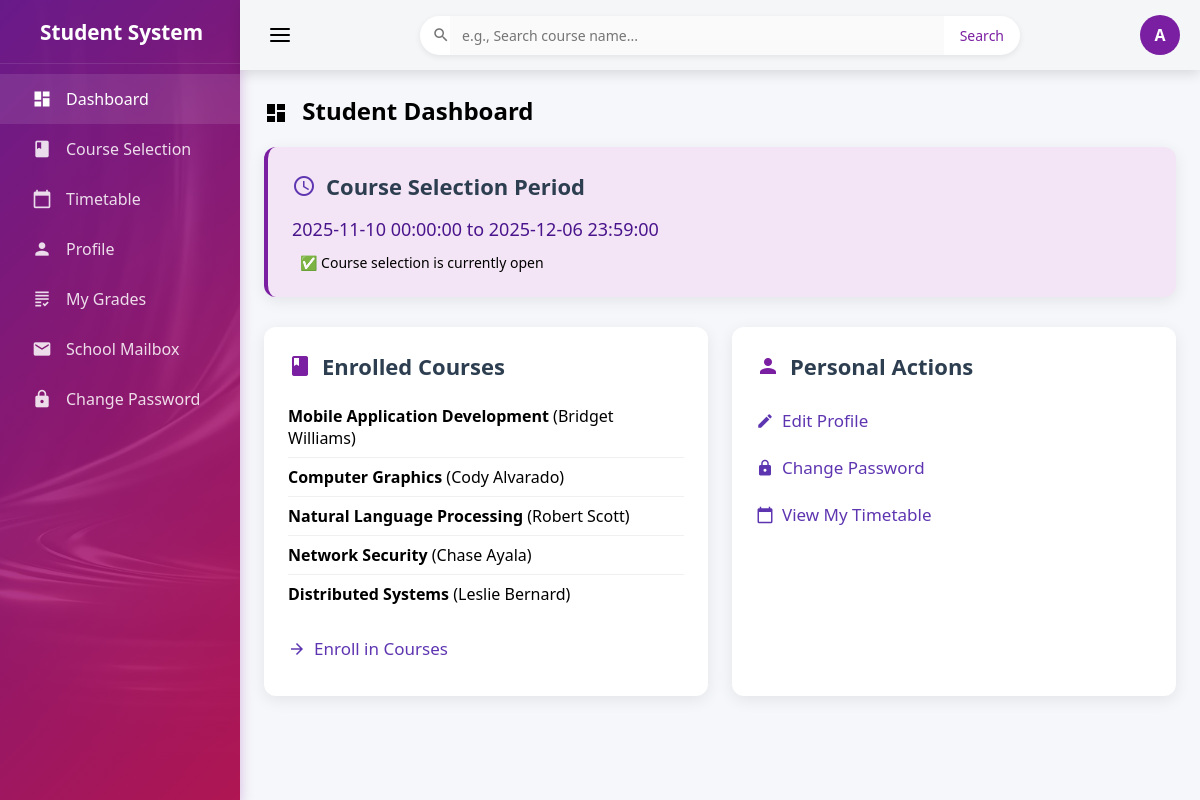
The app's page /dashboard (signed in) with its own data.
### tables this page shows
CREATE TABLE "offered_course" (
	"offered_id"	INTEGER,
	"course_id"	VARCHAR(20),
	"teacher_id"	VARCHAR(20),
	"semester_id"	VARCHAR(20),
	"classroom"	VARCHAR(50),
	"time_slot"	VARCHAR(50),
	"capacity"	INT,
	"current_count"	INT DEFAULT 0,
	UNIQUE("course_id","teacher_id","semester_id"),
	PRIMARY KEY("offered_id" AUTOINCREMENT),
	FOREIGN KEY("course_id") REFERENCES "course"("course_id"),
	FOREIGN KEY("semester_id") REFERENCES "semester"("semester_id"),
	FOREIGN KEY("teacher_id") REFERENCES "teacher"("teacher_id")
);

CREATE TABLE "course" (
	"course_id"	VARCHAR(20),
	"course_name"	VARCHAR(100) NOT NULL,
	"credits"	INT,
	"hours"	INT,
	"college_id"	VARCHAR(20),
	"target_grade"	INTEGER CHECK("target_grade" IN (1, 2, 3)),
	PRIMARY KEY("course_id"),
	UNIQUE("course_name"),
	FOREIGN KEY("college_id") REFERENCES "college"("college_id")
);

CREATE TABLE "teacher" (
	"teacher_id"	VARCHAR(20),
	"name"	VARCHAR(50) NOT NULL,
	"gender"	CHAR(1),
	"birth_date"	DATE,
	"salary"	DECIMAL(10, 2),
	"title"	VARCHAR(20),
	"college_id"	VARCHAR(20),
	"id_card"	CHAR(18) NOT NULL UNIQUE,
	PRIMARY KEY("teacher_id"),
	FOREIGN KEY("college_id") REFERENCES "college"("college_id")
);

### app/main.py (the view, shortened to what this page needs)
@main_bp.route('/dashboard')
def dashboard():
    if 'username' not in session:
        return redirect(url_for('auth.login'))
    role = session.get('role', 'student')
    username = session['username']
    conn = get_db_connection()
    if role == 'admin':
        stats = conn.execute("""
            SELECT
                (SELECT COUNT(*) FROM student) AS student_count,
                (SELECT COUNT(*) FROM teacher) AS teacher_count,
                (SELECT COUNT(*) FROM course) AS course_count
        """).fetchone()
        current_semester = conn.execute(
            "SELECT semester_name FROM semester WHERE is_current = 1"
        ).fetchone()
        return render_template('admin/dashboard_admin.html',
                               username=username,
                               stats=stats,
                               current_semester=current_semester)
    else:  # student
        student_id = conn.execute(
            "SELECT user_id FROM account WHERE username = ?", (username,)
        ).fetchone()['user_id']
        enrollments = conn.execute("""
                SELECT
                    c.course_name,
                    t.name AS teacher_name,
                    e.regular_score,
                    e.exam_score,
                    e.total_score,
                    oc.offered_id,
                    oc.time_slot,
                    oc.classroom

                FROM enrollment e
                JOIN offered_course oc ON e.offered_id = oc.offered_id
                JOIN course c ON oc.course_id = c.course_id
                JOIN teacher t ON oc.teacher_id = t.teacher_id
                JOIN semester s ON oc.semester_id = s.semester_id
                WHERE e.student_id = ? AND s.is_current = 1
            """, (student_id,)).fetchall()
        selection_window = conn.execute("""
            SELECT
                strftime('%Y-%m-%d %H:%M:%S', selection_start) AS start_fmt,
                strftime('%Y-%m-%d %H:%M:%S', selection_end) AS end_fmt
            FROM semester
            WHERE is_current = 1
        """).fetchone()
        now_str = datetime.now().strftime('%Y-%m-%d %H:%M:%S')
        courses_by_day = {}
        weekday_map = {
            '周一': 0,
            '周二': 1,
            '周三': 2,
            '周四': 3,
            '周五': 4,
            '周六': 5,
            '周日': 6
        }
        for row in enrollments:
            slot = row['time_slot']
            if not slot:
                continue
            for day_str, day_index in weekday_map.items():
                if day_str in slot:
                    if day_index not in courses_by_day:
                        courses_by_day[day_index] = []
                    courses_by_day[day_index].append(row)
                    break
        return render_template('student/dashboard_student.html',
                               username=username,
                               enrollments=enrollments,
                               courses_by_day=courses_by_day,
                               selection_window=selection_window,
                               now_str=now_str)

### app/db.py (called while the page is built)
def get_db_connection():
    if 'db' not in g:
        g.db = sqlite3.connect(
            DATABASE,
            timeout=20.0,
            check_same_thread=False
        )
        g.db.row_factory = sqlite3.Row
        g.db.execute('PRAGMA foreign_keys = ON;')
    return g.db

### templates/student/dashboard_student.html (shortened to what this page needs)
{% extends "student/student_base.html" %}
{% block content %}
<h2>
    <i class="material-icons" style="vertical-align: middle; margin-right: 8px; font-size: 24px;">dashboard</i>
    Student Dashboard
</h2>
{% if selection_window and selection_window.start_fmt and selection_window.end_fmt %}
<div class="card selection-time-card">
    <h3><i class="material-icons">schedule</i> Course Selection Period</h3>
    <p class="selection-time-text">
        {{ selection_window.start_fmt }} to {{ selection_window.end_fmt }}
    </p>
    {% if selection_window.start_fmt <= now_str <= selection_window.end_fmt %}
        <span class="badge bg-success" style="font-size: 14px; padding: 4px 8px;">
            ✅ Course selection is currently open
        </span>
    {% else %}
        <span class="badge bg-secondary" style="font-size: 14px; padding: 4px 8px;">
            🕒 Outside course selection period
        </span>
    {% endif %}
</div>
{% endif %}
<div class="dashboard-grid">
    <div class="card">
        <h3><i class="material-icons">book</i> Enrolled Courses</h3>
        {% if enrollments %}
            <ul class="enrollment-list">
            {% for e in enrollments %}
                <li>
                    <strong>{{ e.course_name }}</strong> ({{ e.teacher_name }})
                </li>
            {% endfor %}
            </ul>
        {% else %}
            <p class="empty-warning">
                <i class="material-icons">warning</i>
                You have not enrolled in any courses yet.
            </p>
        {% endif %}
        <a href="{{ url_for('course.select_course') }}" class="btn-link">
            <i class="material-icons">arrow_forward</i>
            Enroll in Courses
        </a>
    </div>
    <div class="card">
        <h3><i class="material-icons">person</i> Personal Actions</h3>
        <p>
            <a href="{{ url_for('student.edit_profile') }}" class="btn-link">
                <i class="material-icons">edit</i>
                Edit Profile
            </a>
        </p>
        <p>
            <a href="{{ url_for('auth.change_password') }}" class="btn-link">
                <i class="material-icons">lock</i>
                Change Password
            </a>
        </p>
        <p>
            <a href="{{ url_for('student.timetable') }}" class="btn-link">
                <i class="material-icons">calendar_today</i>
                View My Timetable
            </a>
        </p>
    </div>
</div>
{% endblock %}

### templates/student/dashboard_student.html (style rules this page uses)
.dashboard-grid { display: grid; grid-template-columns: 1fr 1fr; gap: 24px; margin-top: 16px; }
.card { background: white; border-radius: 12px; box-shadow: 0 4px 16px rgba(0,0,0,0.08); padding: 24px; transition: transform 0.2s ease, box-shadow 0.2s ease; }
.card h3 { margin-top: 0; color: #2c3e50; font-size: 22px; display: flex; align-items: center; gap: 10px; margin-bottom: 16px; font-weight: 600; }
.card h3 i.material-icons { font-size: 24px; color: #7b1fa2; }
.btn-link { color: #5e35b1; text-decoration: none; font-weight: 500; font-size: 17px; display: inline-flex; align-items: center; gap: 8px; margin: 6px 0; padding: 6px 0; transition: color 0.2s; }
.btn-link i.material-icons { font-size: 18px; }
.enrollment-list { list-style: none; padding: 0; margin: 12px 0; }
.enrollment-list li { padding: 8px 0; border-bottom: 1px solid #f0f0f0; font-size: 16px; }
.enrollment-list li:last-child { border-bottom: none; }
.selection-time-card { background: #f3e5f5; border-left: 4px solid #7b1fa2; margin-top: 20px; margin-bottom: 30px; }
.selection-time-card h3 i.material-icons { color: #5e35b1; }
.selection-time-text { font-size: 18px; color: #4a148c; font-weight: 500; margin: 10px 0; }

### records on screen
offered_course: course_name "Mobile Application Development", teacher_name "Bridget Williams"
offered_course: course_name "Computer Graphics", teacher_name "Cody Alvarado"
offered_course: course_name "Natural Language Processing", teacher_name "Robert Scott"
offered_course: course_name "Network Security", teacher_name "Chase Ayala"
offered_course: course_name "Distributed Systems", teacher_name "Leslie Bernard"

### other values on screen
{{ session.username|first|upper }} "A"
{{ selection_window.start_fmt }} "2025-11-10 00:00:00"
{{ selection_window.end_fmt }} "2025-12-06 23:59:00"
